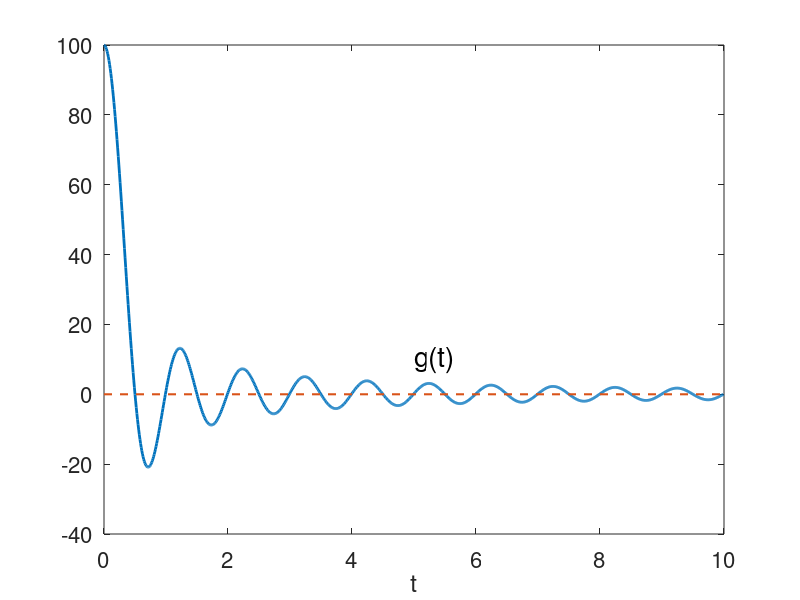

Write the MATLAB code that produced this figure.
%% 4.2 
% syms tau;
% tau = 5;
% t=-10:0.01:10;
% length(t)
% s=1;
% gt = exp(-power(t, 2)/(2*s^2));
% % plot(t, gt)
% psi=sqrt(pi*s^2)*exp(-power(t-tau, 2)/(4*s^2));
% % hold on; plot(t, psi)
% 
% % y12 = xcorr(gt, psi) * 0.01;
% % yy12 = y12(1001:3001);
% % y21 = xcorr(psi, gt) * 0.01;
% % yy21 = y21(1001:3001);
% % [cst, lags] = xcorr(gt, gt);
% % plot(lags*0.01, cst*0.01);
% % figure;plot(t, yy12);plot(t,yy21)
% figure("Position", [0 0 640 640]);
% subplot(2, 1, 1);
% plot(t, gt, 'linewidth', 2);
% hold on; plot(t, psi, 'linewidth', 2);
% xlabel("t", 'FontSize', 18);
% set(gca, 'FontSize', 16);
% hold on; plot([tau, tau], [0, s*sqrt(pi)], "--");
% hold on; plot([-10, tau], [s*sqrt(pi), s*sqrt(pi)], "--");
% text(tau, 0.1, "$\tau_0$", "Interpreter", "latex", "FontSize", 20)
% text(-9.8, s*sqrt(pi), "$\sigma\sqrt{\pi}$", "Interpreter", "latex", 'FontSize', 20);
% 
% gt2 = exp(-power(t+tau, 2)/(2*s^2));
% % plot(t, gt)
% psi2=sqrt(pi*s^2)*exp(-power(t, 2)/(4*s^2));
% subplot(2, 1, 2);
% plot(t, gt2, 'linewidth', 2);
% hold on; plot(t, psi2, 'linewidth', 2);
% xlabel("$\tau$", "Interpreter", "latex", "Fontsize", 18);
% set(gca, "Fontsize", 16);
% hold on;plot([-tau, -tau], [0, 1], "--");
% hold on; plot([-10, -tau], [1, 1], "--");
% text(-tau, 0.1, "$\tau_0$", "Interpreter", "latex", "FontSize", 20)
% text(-9.8, 1, "1",'FontSize', 20);


% N=101;f=zeros(N);x0=floor(2*N/3);y0=x0;
% b=1;c=2;d=0.8;e=1.8;
% for j=1:N
%     for i=1:N
%         if(j<floor(N/3)+sqrt(floor(N/10)^2-(i-floor(N/3))^2)...
%                 && j > floor(N/3)-sqrt(floor(N/10)^2-(i-floor(N/3))^2))
%             f(j,i)=1;
%         end
%         if (j<floor(N/3)+sqrt(floor(N/12)^2-(i-floor(N/3))^2)...
%                 && j > floor(N/3)-sqrt(floor(N/12)^2-(i-floor(N/3))^2))
%             f(j,i)=0;
%         end
%         if(j<y0+sqrt((c*10)^2-(c*(i-x0)/b)^2)...
%                 && j >y0-sqrt((c*10)^2-(c*(i-x0)/b)^2))
%             f(j,i) =1;
%         end
%         if(j<y0+sqrt((e*10)^2-(e*(i-x0)/d)^2)...
%                 && j >y0-sqrt((e*10)^2-(e*(i-x0)/d)^2))
%             f(j,i) =0;
%         end
%     end
% end
% g = [f f'; f' f];
% rng('default');
% sig=poissrnd(10, 202, 202);
% nois=poissrnd(20, 202, 202);
% gg=g.* sig+nois;
% 
% snr = var(gg) / var(nois) - 1;
% figure('Position', [0, 0, 840, 360]);
% subplot(1, 2, 1);
% imagesc(gg);colormap gray
% set(gca, 'xtick', [], 'ytick', []);
% % ggg = imbinarize(gg);
% % res = imfill(ggg, 'holes');
% % figure;imagesc(res)
% 
% out = zeros(size(gg));
% s=1;L=5;
% % m = max(ceil(3*s),(L-1)/2);
% m = 4;
% [x,y] = meshgrid(-m:m,-m:m); % non-rotated coordinate system, contains (0,0)
% theta=0:30:150;
% 
% for t=theta
%     % angle in radian
%     u = cos(t)*x - sin(t)*y;     % rotated coordinate system
%     v = sin(t)*x + cos(t)*y;     % rotated coordinate system
% %     N = (abs(u) <= 3*s) & (abs(v) <= L/2);   % domain
%     N = (abs(u)<=m) & (abs(v)<=m);
%     k = exp(-u.^2/(2*s.^2));     % kernel
%     k = k - mean(k(N));
%     k(~N) = 0;                   % set kernel outside of domain to 0
%     res = conv2(gg, k, 'same');
%     out = max(out, res);
% end
% % me = mean(out);
% % out(out<me) = 0;
% % figure;
% subplot(1, 2, 2);
% imagesc(out);colormap gray
% set(gca, 'xtick', [], 'ytick', [])
% var(out)/var(nois) - 1

% t = 0:0.01:9.99;
% n = length(t);
% g1 = zeros(n, 1);
% g2 = zeros(n, 1);
% g1(250:350) = 1;
% g2(200:400) = 2;
% phi1 = xcorr(g1, g2);
% phi2 = conv(g1, g2);
% plot(0:0.01:19.98, phi1)
% hold on; plot(0:0.01:19.98, phi2)


t=0:0.01:9.99;
fn=cos(2*pi.*t);
N = length(t);
h1 = zeros(N, 1);
h1(1) = 100;
H(1, :) = h1;
for j=2:N
    h = zeros(N, 1);
    h(1:j) = 1/(j*0.01);
    H(j, :) = h;
end
g = H*fn';
plot(t, g, "Linewidth", 2);
xlabel("t");
set(gca, "FontSize", 16);
hold on; plot([0,10], [0, 0], "--", "Linewidth", 1.5);
text(5, 10, "g(t)", "fontsize", 20)
%     H(j, 1:j-1) = h(N-j+2:N);
%     H(j,j:end) = h(1:N-j+1);
% end
% 
% g = H*fn';
% g = conv(fn, h1, 'same');
% plot(t, g)

% for i=1:length(startp)
%     p = i:0.01:i+w;
%     s(i) = sum(cos(2*pi.*p));
% end
% s
% figure;plot(startp, s)
            